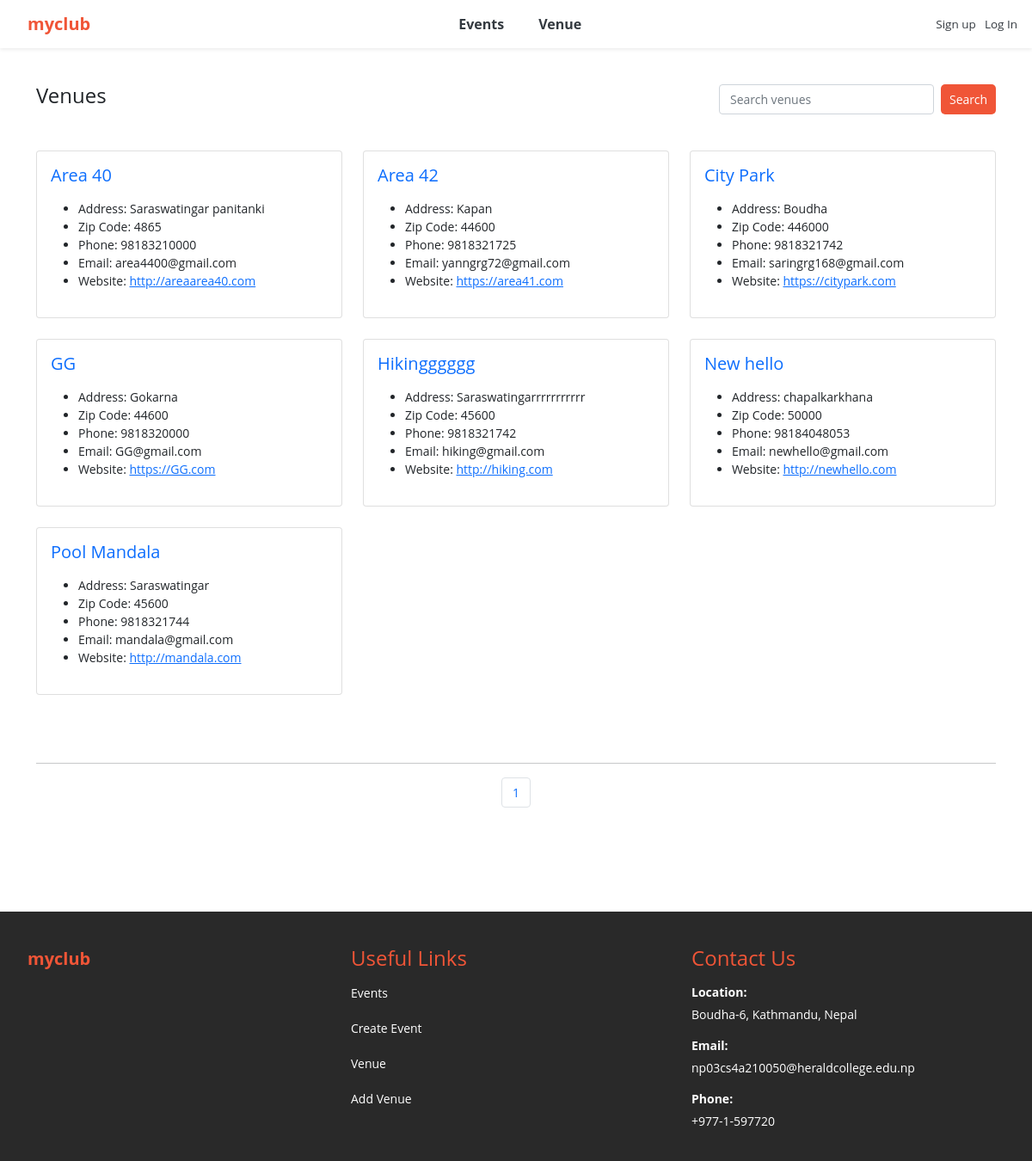
Page /list_venues on the earlier database version.
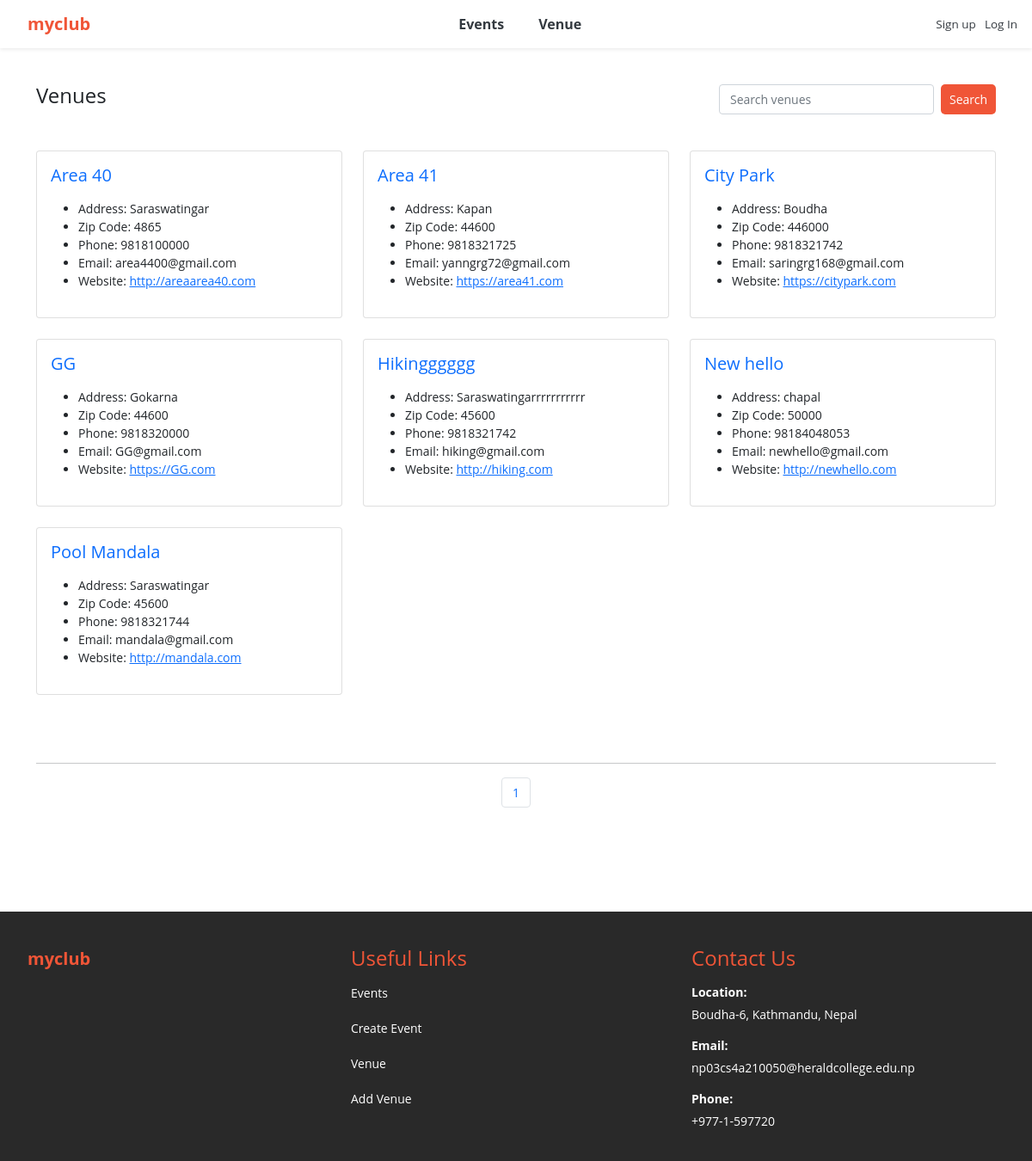
Same page on the later database version.
### events/models.py (models this page shows)
class Venue(models.Model):
	name = models.CharField('Venue Name', max_length=120)
	address = models.CharField(max_length=300)
	zip_code = models.CharField('Zip Code', max_length=15)
	phone = models.CharField('Contact Phone', max_length=25, blank=True)
	web = models.URLField('Website Address', blank=True)
	email_address = models.EmailField('Email Address', blank=True)
	owner = models.IntegerField("Venue Owner", blank=False, default=1)
	venue_description = models.TextField(blank=True)
	venue_image = models.ImageField(null=True, blank=True, upload_to="images/")
	def __str__(self):
		return self.name
	class Meta:
		ordering = ['name']

### events/views.py (the view)
# urls.py: path('list_venues', views.list_venues, name='list-venues'),
def list_venues(request):
	venue_list = Venue.objects.all().order_by('name')
	p = Paginator(Venue.objects.all(), 7)
	page = request.GET.get('page')
	venues = p.get_page(page)
	nums = "a" * venues.paginator.num_pages
	return render(request, 'events/venue.html',
		{'venue_list': venue_list, 'venues': venues, 'nums':nums})

### events/templates/events/venue.html (shortened to what this page needs)
{% extends 'events/base.html' %}
{% block content %}
	<nav class="custom-nav">
		<div>
			<h4>Venues</h4>
		</div>
		<div>
			<form class="d-flex" method=POST action="{% url 'search-venues' %}">
		        <input class="form-control me-2 small-search-input" type="search" placeholder="Search venues" aria-label="Search" name="searched">
		        <button class="btn btn-outline-dark btn-light btn-sm btn-custom" type="submit">Search</button>
	      </form>
		</div>
	</nav>
	<br>
	<div class="row row-cols-1 row-cols-md-3 g-4">
		{% for venue in venues %}
			<div class="col">
			    <div class="card h-100">
			      <div class="card-body">
			        <h5 class="card-title"><a href="{% url 'show-venue' venue.id %}" style="text-decoration: none;">{{ venue }}</a></h5>
			        <p class="card-text">
			        	<ul>
				            {% if venue.address %}
				              <li>Address: {{ venue.address }}</li>
				            {% endif %}
				            {% if venue.zip_code %}
				              <li>Zip Code: {{ venue.zip_code }}</li>
				            {% endif %}
				            {% if venue.phone %}
				              <li>Phone: {{ venue.phone }}</li>
				            {% endif %}
				            {% if venue.email_address %}
				              <li>Email: {{ venue.email_address }}</li>
				            {% endif %}
				            {% if venue.web %}
				              <li>Website: <a href="{{ venue.web }}">{{ venue.web }}</a></li>
				            {% endif %}
				        </ul>
			        </p>
			      </div>
			    </div>
			  </div>
		{% endfor %}
	</div>
	<br><br><br>
	<hr>
	<nav aria-label="Page navigation example">
		<ul class="pagination justify-content-center">
			{% for i in nums %}
				<li class="page-item">
					<a class="page-link" href="?page={{ forloop.counter }}">{{ forloop.counter }}</a>
				</li>
			{% endfor %}
		</ul>
	</nav>
{% endblock %}

Differences in the rows shown:
changed Venue "Area 40": address "Saraswatingar panitanki" → "Saraswatingar"; phone "98183210000" → "9818100000"
changed Venue "Kapan": name "Area 42" → "Area 41"
changed Venue "New hello": address "chapalkarkhana" → "chapal"
